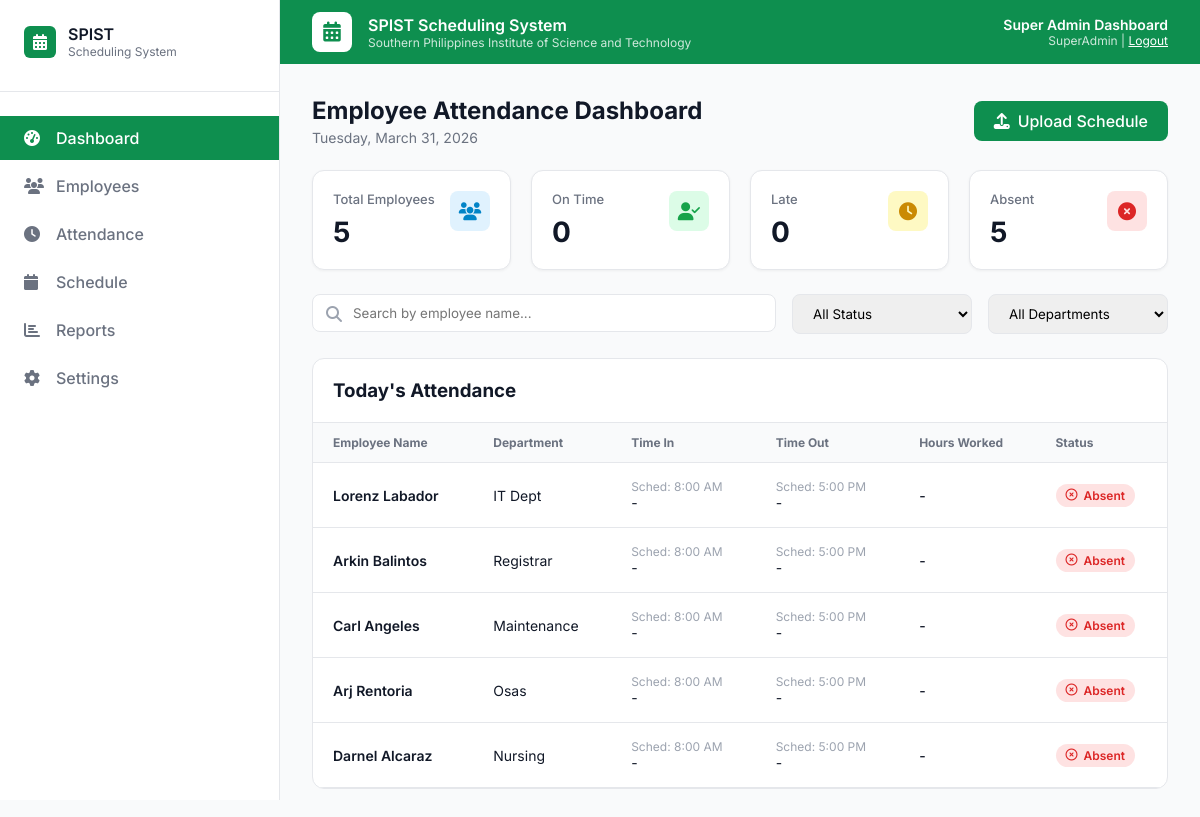
/dashboard.php (signed in), run on the app's committed database.
### tables this page shows
CREATE TABLE `employee_info` (
  `Employee_ID` int(11) NOT NULL,
  `Employee_Number` int(20) NOT NULL,
  `Employee_Name` varchar(100) NOT NULL,
  `Department` varchar(100) NOT NULL,
  `Designation` varchar(100) NOT NULL,
  `Photo` varchar(255) NOT NULL
);

### dashboard.php (the view, shortened to what this page needs)
<?php
$conn = new mysqli("localhost", "root", "", "attendance_db");
$role = $_SESSION['role'];
$role_title = ($role == 'super_admin') ? 'Super Admin Dashboard' : 'Admin Dashboard';
$username = $_SESSION['username'];
$today = date("Y-m-d");
$sql = "SELECT e.Employee_Name, e.Department, a.Time_In, a.Time_Out
        FROM employee_info e
        LEFT JOIN attendance_logs a ON e.Employee_Number = a.Employee_Number AND a.Date = '$today'";
$result = $conn->query($sql);
$attendance_data = [];
$stats = ['total' => 0, 'ontime' => 0, 'late' => 0, 'absent' => 0];
while ($row = $result->fetch_assoc()) {
    $stats['total']++;
    $status = 'Absent';
    $badge_class = 'badge-absent';
    $icon = 'far fa-times-circle';
    if ($row['Time_In'] != null) {
        $time_in_stamp = strtotime($row['Time_In']);
        $schedule_start = strtotime("08:00:00");
        if ($time_in_stamp <= $schedule_start) {
            $status = 'On Time';
            $badge_class = 'badge-ontime';
            $icon = 'far fa-check-circle';
            $stats['ontime']++;
        } else {
            $status = 'Late';
            $badge_class = 'badge-late';
            $icon = 'far fa-clock';
            $stats['late']++;
        }
    } else {
        $stats['absent']++;
    }
    $row['status_label'] = $status;
    $row['badge_class'] = $badge_class;
    $row['icon'] = $icon;
    $row['display_time_in'] = $row['Time_In'] ? date("g:i A", strtotime($row['Time_In'])) : "-";
    $row['display_time_out'] = $row['Time_Out'] ? date("g:i A", strtotime($row['Time_Out'])) : "-";
    if ($row['Time_In'] && $row['Time_Out']) {
        $hours = round((strtotime($row['Time_Out']) - strtotime($row['Time_In'])) / 3600, 2);
        $row['hours_worked'] = $hours . "h";
    } else {
        $row['hours_worked'] = "-";
    }
    $attendance_data[] = $row;
}
?>
<!DOCTYPE html>
<html lang="en">
<head>
    <link rel="stylesheet" href="https://cdnjs.cloudflare.com/ajax/libs/font-awesome/6.4.0/css/all.min.css">
</head>
<body>
    <aside class="sidebar">
        <div class="sidebar-header">
            <div class="sidebar-logo">
                <div class="logo-icon"><i class="fas fa-calendar-alt"></i></div>
                <div>
                    <h3>SPIST</h3>
                    <p>Scheduling System</p>
                </div>
            </div>
        </div>
        <nav>
            <ul class="sidebar-nav">
                <li class="nav-item">
                    <a href="dashboard.php" class="nav-link active">
                        <i class="fas fa-tachometer-alt"></i>
                        Dashboard
                    </a>
                </li>
                <li class="nav-item">
                    <a href="#" class="nav-link">
                        <i class="fas fa-users"></i>
                        Employees
                    </a>
                </li>
                <li class="nav-item">
                    <a href="#" class="nav-link">
                        <i class="fas fa-clock"></i>
                        Attendance
                    </a>
                </li>
                <li class="nav-item">
                    <a href="upload_schedule.php" class="nav-link">
                        <i class="fas fa-calendar"></i>
                        Schedule
                    </a>
                </li>
                <li class="nav-item">
                    <a href="#" class="nav-link">
                        <i class="fas fa-chart-bar"></i>
                        Reports
                    </a>
                </li>
                <?php if($role == 'super_admin'): ?>
                <li class="nav-item">
                    <a href="#" class="nav-link">
                        <i class="fas fa-cog"></i>
                        Settings
                    </a>
                </li>
                <?php endif; ?>
            </ul>
        </nav>
    </aside>
    <div class="main-content">
        <header class="top-header">
        <div class="header-left">
            <div class="header-icon"><i class="fas fa-calendar-alt"></i></div>
            <div class="header-titles">
                <h1>SPIST Scheduling System</h1>
                <p>Southern Philippines Institute of Science and Technology</p>
            </div>
        </div>
        <div class="header-right">
            <h2><?php echo $role_title; ?></h2>
            <p><?php echo $username; ?> | <a href="logout.php">Logout</a></p>
        </div>
    </header>
    <main class="main-container">
        <div class="page-header">
            <div>
                <h2>Employee Attendance Dashboard</h2>
                <p><?php echo date("l, F j, Y"); ?></p>
            </div>
            <a href="upload_schedule.php" class="btn-upload">
                <i class="fas fa-upload"></i> Upload Schedule
            </a>
        </div>
        <div class="stat-cards">
            <div class="stat-card">
                <div class="stat-info"><p>Total Employees</p><h3><?php echo $stats['total']; ?></h3></div>
                <div class="stat-icon icon-blue"><i class="fas fa-users"></i></div>
            </div>
            <div class="stat-card">
                <div class="stat-info"><p>On Time</p><h3><?php echo $stats['ontime']; ?></h3></div>
                <div class="stat-icon icon-green"><i class="fas fa-user-check"></i></div>
            </div>
            <div class="stat-card">
                <div class="stat-info"><p>Late</p><h3><?php echo $stats['late']; ?></h3></div>
                <div class="stat-icon icon-yellow"><i class="fas fa-clock"></i></div>
            </div>
            <div class="stat-card">
                <div class="stat-info"><p>Absent</p><h3><?php echo $stats['absent']; ?></h3></div>
                <div class="stat-icon icon-red"><i class="fas fa-times-circle"></i></div>
            </div>
        </div>
        <div class="filters">
            <div class="search-bar">
                <i class="fas fa-search"></i>
                <input type="text" id="searchInput" placeholder="Search by employee name...">
            </div>
            <select id="statusFilter" class="filter-select">
                <option value="all">All Status</option>
            </select>
            <select id="deptFilter" class="filter-select">
                <option value="all">All Departments</option>
            </select>
        </div>
        <div class="table-container">
            <div class="table-header">
                <h3>Today's Attendance</h3>
            </div>
            <table id="attendanceTable">
                <thead>
                    <tr>
                        <th>Employee Name</th>
                        <th>Department</th>
                        <th>Time In</th>
                        <th>Time Out</th>
                        <th>Hours Worked</th>
                        <th>Status</th>
                    </tr>
                </thead>
                <tbody>
                    <?php if(count($attendance_data) > 0): ?>
                        <?php foreach($attendance_data as $row): ?>
                            <tr class="data-row" data-name="<?php echo strtolower($row['Employee_Name']); ?>" data-dept="<?php echo $row['Department']; ?>" data-status="<?php echo $row['status_label']; ?>">
                                <td class="emp-name"><?php echo htmlspecialchars($row['Employee_Name']); ?></td>
                                <td><?php echo htmlspecialchars($row['Department']); ?></td>
                                <td>
                                    <span class="time-sched">Sched: 8:00 AM</span>
                                    <span style="<?php echo ($row['status_label'] == 'Late') ? 'color: red;' : ''; ?>">
                                        <?php echo $row['display_time_in']; ?>
                                    </span>
                                </td>
                                <td>
                                    <span class="time-sched">Sched: 5:00 PM</span>
                                    <span><?php echo $row['display_time_out']; ?></span>
                                </td>
                                <td style="font-weight: 500;"><?php echo $row['hours_worked']; ?></td>
                                <td><span class="badge <?php echo $row['badge_class']; ?>"><i class="<?php echo $row['icon']; ?>"></i> <?php echo $row['status_label']; ?></span></td>
                            </tr>
                        <?php endforeach; ?>
                    <?php else: ?>
                        <tr><td colspan="6" style="text-align: center;">No employee records found.</td></tr>
                    <?php endif; ?>
                </tbody>
            </table>
        </div>
    </main>
    </div>
</body>
</html>

### data on the page
employee_info: Employee_Name "Lorenz Labador", Department "IT Dept", display_time_in "-", display_time_out "-", hours_worked "-", status_label "Absent"
employee_info: Employee_Name "Arkin Balintos", Department "Registrar", display_time_in "-", display_time_out "-", hours_worked "-", status_label "Absent"
employee_info: Employee_Name "Carl Angeles", Department "Maintenance", display_time_in "-", display_time_out "-", hours_worked "-", status_label "Absent"
employee_info: Employee_Name "Arj Rentoria", Department "Osas", display_time_in "-", display_time_out "-", hours_worked "-", status_label "Absent"
employee_info: Employee_Name "Darnel Alcaraz", Department "Nursing", display_time_in "-", display_time_out "-", hours_worked "-", status_label "Absent"

### other printed values
$role_title "Super Admin Dashboard"
$username "SuperAdmin"
$stats['total'] "5"
$stats['ontime'] "0"
$stats['late'] "0"
$stats['absent'] "5"
